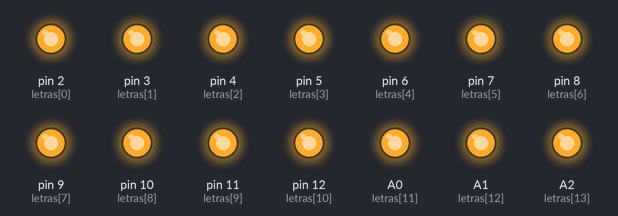
Recording of a sketch running on a simulated Arduino Uno, built with avr-gcc and run on an emulated ATmega328P. Parts: output pins drawn as LEDs (lit = HIGH).

Above: at 0.6 s.
At 1.45 s:
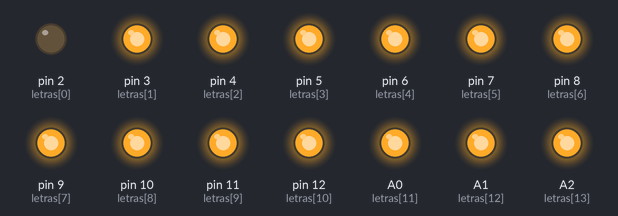
At 2.65 s:
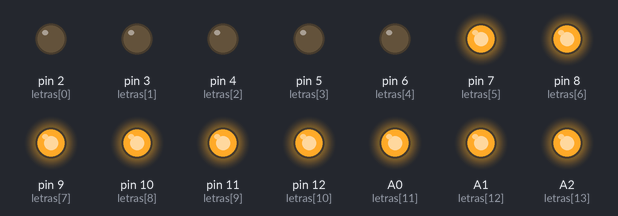
At 4.75 s:
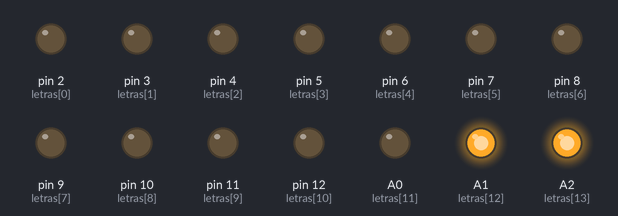
At 6.85 s:
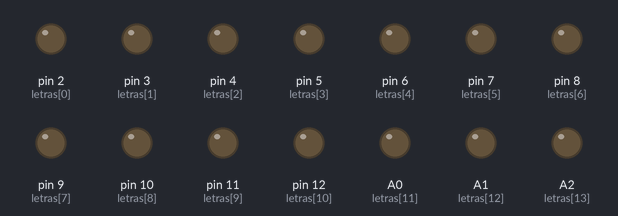
At 8.75 s:
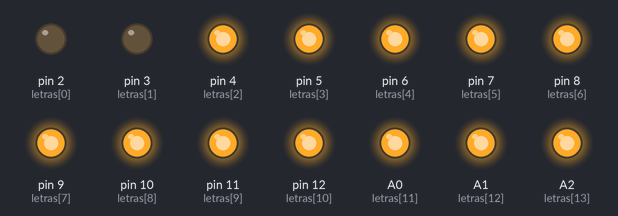
Timing chart, 0 to 9.1 s (numbered marks = the images above):
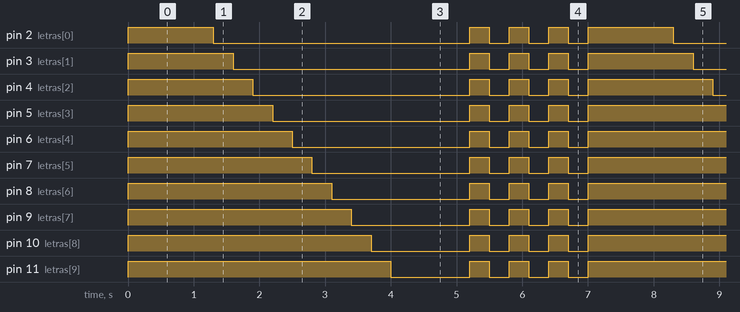

Measured:
- by itself, pin 2 (letras[0]): repeats every 7.0 s: LOW 3.9 s, 3 × (HIGH 0.30 s, LOW 0.30 s), HIGH 1.3 s
- by itself, pin 3 (letras[1]): repeats every 7.0 s: LOW 3.6 s, 3 × (HIGH 0.30 s, LOW 0.30 s), HIGH 1.6 s
- by itself, pin 4 (letras[2]): repeats every 7.0 s: LOW 3.3 s, 3 × (HIGH 0.30 s, LOW 0.30 s), HIGH 1.9 s
- by itself, pin 5 (letras[3]): repeats every 7.0 s: LOW 3.0 s, 3 × (HIGH 0.30 s, LOW 0.30 s), HIGH 2.2 s
- by itself, pin 6 (letras[4]): repeats every 7.0 s: LOW 2.7 s, 3 × (HIGH 0.30 s, LOW 0.30 s), HIGH 2.5 s
- by itself, pin 7 (letras[5]): repeats every 7.0 s: LOW 2.4 s, 3 × (HIGH 0.30 s, LOW 0.30 s), HIGH 2.8 s
- by itself, pin 8 (letras[6]): repeats every 7.0 s: LOW 2.1 s, 3 × (HIGH 0.30 s, LOW 0.30 s), HIGH 3.1 s
- by itself, pin 9 (letras[7]): repeats every 7.0 s: LOW 1.8 s, 3 × (HIGH 0.30 s, LOW 0.30 s), HIGH 3.4 s

The sketch:

grandprix2.ino
```cpp
// Definindo os pinos conectados ao connsil de 14 pinos
int letras[] = {2, 3, 4, 5, 6, 7, 8, 9, 10, 11, 12, A0, A1, A2};
// Letras: G R A N D P R I X S E N A I

// Quantidade de letras (14 LEDs)
int qtdLetras = 14;

void setup() {
  // Configura todos os pinos como saída e os inicializa em LOW (apagados)
  for (int i = 0; i < qtdLetras; i++) {
    pinMode(letras[i], OUTPUT);     // Define o pino como saída
    digitalWrite(letras[i], LOW);   // Inicializa apagado
  }
}

void loop() {
  // Acende todos os LEDs ao mesmo tempo
  acenderTodos();

  // Espera 1 segundo (1000ms) para leitura
  delay(1000);

  // Acende as letras uma de cada vez em sequência
  acenderSequencia();

  // Pisca todos os LEDs ao mesmo tempo
  piscarTudo(3, 300); // Pisca todos 3 vezes com 300ms de intervalo
}

// Função para acender todos os LEDs ao mesmo tempo
void acenderTodos() {
  for (int i = 0; i < qtdLetras; i++) {
    digitalWrite(letras[i], HIGH);  // Acende o LED
  }
}

// Função para acender as letras uma de cada vez em sequência
void acenderSequencia() {
  for (int i = 0; i < qtdLetras; i++) {
    digitalWrite(letras[i], HIGH);  // Acende o LED correspondente
    delay(300);                     // Espera 300ms
    digitalWrite(letras[i], LOW);   // Apaga o LED
  }
}

// Função para piscar todos os LEDs simultaneamente
void piscarTudo(int vezes, int tempo) {
  for (int i = 0; i < vezes; i++) {
    // Acende todos os LEDs
    for (int j = 0; j < qtdLetras; j++) {
      digitalWrite(letras[j], HIGH);
    }
    delay(tempo); // Espera o tempo determinado

    // Apaga todos os LEDs
    for (int j = 0; j < qtdLetras; j++) {
      digitalWrite(letras[j], LOW);
    }
    delay(tempo); // Espera o tempo determinado
  }
}
```
